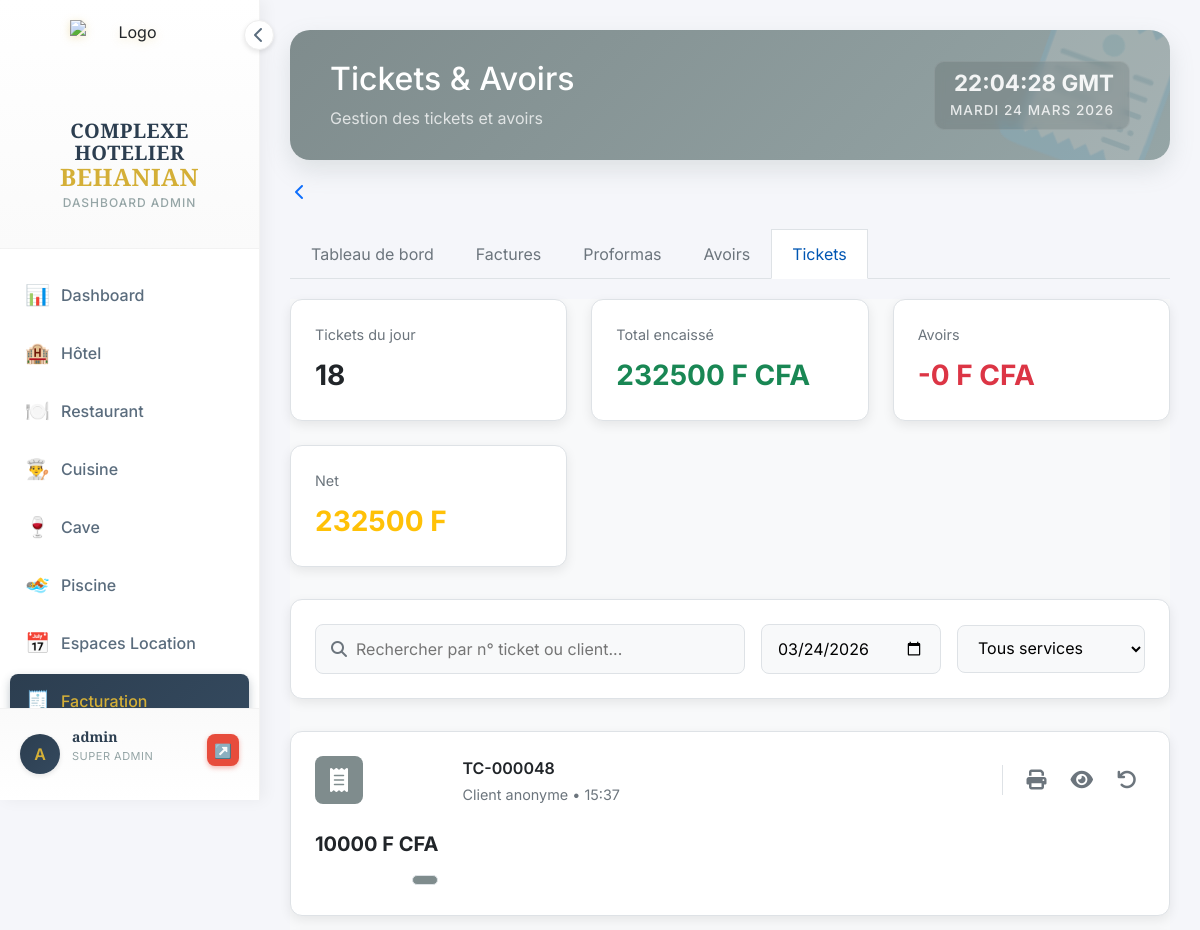
/facturation/tickets/ (signed in, upper part), run on an earlier commit of the app's database.
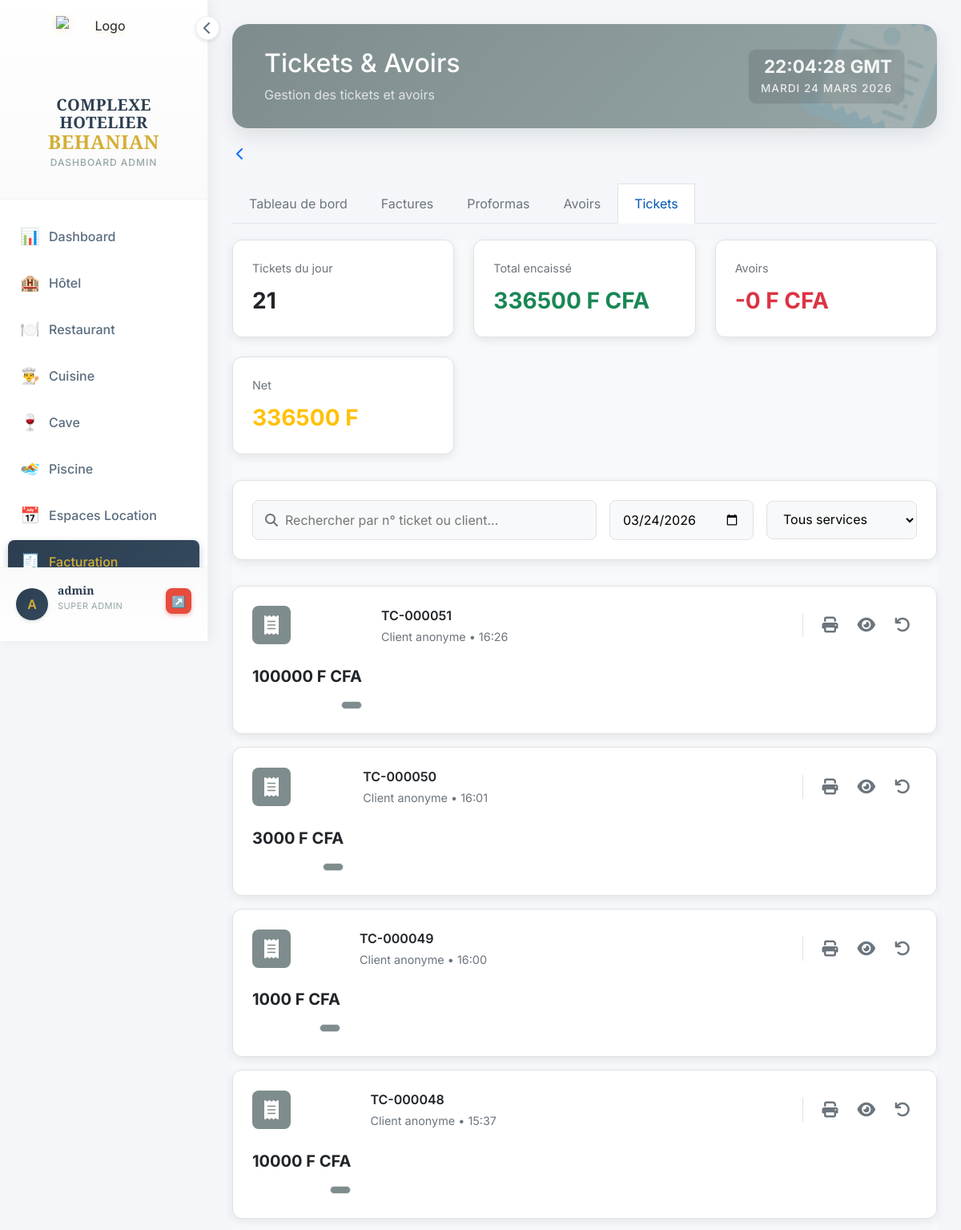
And on a later commit of the database.
### facturation/models.py (models this page shows, shortened)
class Ticket(models.Model):
    MODULE_CHOICES = [
        ('hotel', 'Hôtel'),
        ('restaurant', 'Restaurant'),
        ('caisse', 'Caisse'),
        ('piscine', 'Piscine'),
        ('cave', 'Cave'),
        ('autre', 'Autre'),
    ]
    numero = models.CharField(max_length=50, unique=True)
    module = models.CharField(max_length=20, choices=MODULE_CHOICES)
    date_creation = models.DateTimeField(default=timezone.now)
    montant_total = models.DecimalField(max_digits=10, decimal_places=2)
    client = models.ForeignKey(Client, on_delete=models.SET_NULL, null=True, blank=True)
    PAIEMENT_CHOICES = [
        ('especes', 'Espèces'),
        ('mobile_money', 'Mobile Money'),
        ('orange_money', 'Orange Money'),
        ('wave', 'Wave'),
        ('moov_money', 'Moov Money'),
        ('mtn_money', 'MTN Mobile Money'),
        ('carte_bancaire', 'Carte Bancaire'),
        ('carte', 'Carte Bancaire'), # Alias pour compatibilité
        ('cheque', 'Chèque'),
        ('virement', 'Virement'),
        ('cave', 'Cave'),
        ('autre', 'Autre'),
    ]
    mode_paiement = models.CharField(max_length=50, choices=PAIEMENT_CHOICES, default='especes')
    montant_paye = models.DecimalField(max_digits=10, decimal_places=2, default=0)
    cree_par = models.ForeignKey(User, on_delete=models.SET_NULL, null=True, blank=True)
    contenu = models.TextField(help_text="Contenu détaillé du ticket")
    imprime = models.BooleanField(default=False)
    date_impression = models.DateTimeField(blank=True, null=True)
    est_duplicata = models.BooleanField(default=False, help_text="Indique si c'est une réimpression")
    objet_id = models.IntegerField(blank=True, null=True, help_text="ID de l'objet dans le module d'origine")
    class Meta:
        ordering = ['-date_creation']

### facturation/views.py (the view)
# urls.py: path('tickets/', views.ticket_list, name='ticket_list'),
@require_module_access('facturation')
def ticket_list(request):
    today = timezone.now().date()
    selected_date_str = request.GET.get('date', today.strftime('%Y-%m-%d'))
    try:
        selected_date = timezone.datetime.strptime(selected_date_str, '%Y-%m-%d').date()
    except (ValueError, TypeError):
        selected_date = today
    tickets = Ticket.objects.filter(date_creation__date=selected_date, imprime=True).order_by('-date_creation')
    service_filter = request.GET.get('service')
    if service_filter:
        tickets = tickets.filter(service__id=service_filter)
    query = request.GET.get('q')
    if query:
        tickets = tickets.filter(
            Q(numero__icontains=query) | Q(client__nom__icontains=query)
        )
    tickets_today_count = tickets.count()
    total_collected = tickets.aggregate(total=Sum('montant_total'))['total'] or Decimal('0')
    total_avoirs = Avoir.objects.filter(date_creation__date=selected_date).aggregate(total=Sum('total'))['total'] or Decimal('0')
    net_total = total_collected - total_avoirs
    stats = {
        'tickets_today_count': tickets_today_count,
        'total_collected': total_collected,
        'total_avoirs': total_avoirs,
        'net_total': net_total,
    }
    services = Service.objects.all()
    context = {
        'tickets': tickets,
        'services': services,
        'stats': stats,
        'today': selected_date,
    }
    return render(request, 'facturation/ticket_list.html', context)

### utils/permissions.py (called while the page is built, shortened)
def get_user_groups(user):
    return list(user.groups.values_list('name', flat=True))

def user_has_access(user, module):
    if not user.is_authenticated:
        return False
    if user.is_superuser:
        return True

def require_module_access(module):
    def decorator(view_func):
        @wraps(view_func)
        @login_required
        def wrapper(request, *args, **kwargs):
            if not user_has_access(request.user, module):
                messages.error(request,
                    "Accès refusé — vous n'avez pas les droits pour accéder à ce module.")
                return redirect('dashboard:index')
            return view_func(request, *args, **kwargs)
        return wrapper
    return decorator

def get_accessible_modules(user):
    if user.is_superuser:
        return ['dashboard', 'hotel', 'restaurant', 'bar', 'cuisine',
                'piscine', 'boite_nuit', 'espaces', 'caisse', 'facturation',
                'parametres', 'users']

### templates/facturation/ticket_list.html (shortened to what the changed rows need)
{% extends 'dashboard/base_dashboard.html' %}
{% load static %}
{% load i18n %}
{% block content %}
<div class="header-glam facturation-watermark">
    <div class="header-content">
        <h2>Tickets & Avoirs</h2>
    </div>
</div>
<div class="tickets-avoirs-page">
    <div class="stats-grid">
        <div class="stat-card">
            <div class="stat-title">{% trans "Tickets du jour" %}</div>
            <div class="stat-value">{{ stats.tickets_today_count|default:"0" }}</div>
        </div>
        <div class="stat-card">
            <div class="stat-title">{% trans "Total encaissé" %}</div>
            <div class="stat-value positive">{{ stats.total_collected|default:"0"|floatformat:"-2" }} F CFA</div>
        </div>
        <div class="stat-card">
            <div class="stat-title">{% trans "Net" %}</div>
            <div class="stat-value neutral">{{ stats.net_total|default:"0"|floatformat:0 }} F</div>
        </div>
    </div>
    <div class="ticket-list" id="ticketList">
        {% for ticket in tickets %}
        <div class="ticket-item">
            {% with service_class=ticket.service.nom|slugify|default:"default" %}
            <div class="service-icon {{ service_class }}">
                {% if service_class == 'restaurant' %}<i class="fas fa-utensils"></i>
                {% elif service_class == 'bar' %}<i class="fas fa-cocktail"></i>
                {% elif service_class == 'piscine' %}<i class="fas fa-swimmer"></i>
                {% elif service_class == 'hotel' %}<i class="fas fa-bed"></i>
                {% elif service_class == 'espaces-location' %}<i class="fas fa-map-marked-alt"></i>
                {% else %}<i class="fas fa-receipt"></i>{% endif %}
            </div>
            <div class="ticket-info">
                <div class="ticket-id">{{ ticket.numero }}</div>
                <div class="ticket-details">
                    Client {{ ticket.client.nom|default:"anonyme" }} • {{ ticket.date_creation|date:"H:i" }}
                </div>
            </div>
            <div class="ticket-meta">
                <div class="amount">{{ ticket.montant_total|floatformat:"-2" }} F CFA</div>
                <span class="service-tag {{ service_class }}">{{ ticket.service.nom }}</span>
            </div>
            <div class="ticket-actions">
                <a href="{% url 'facturation:ticket_reprint' ticket.pk %}" class="action-btn" title="Rappel Ticket (Format Thermique)" target="_blank">
                    <i class="fas fa-print"></i>
                </a>
                <a href="{% url 'facturation:ticket_detail' ticket.pk %}" class="action-btn print-btn" title="Détails du ticket">
                    <i class="fas fa-eye"></i>
                </a>
                <a href="{% url 'facturation:create_avoir_from_ticket' ticket.pk %}" class="action-btn avoir-btn" title="Créer un avoir" onclick="return confirm('Voulez-vous créer un avoir pour ce ticket ?');">
                    <i class="fas fa-undo"></i>
                </a>
            </div>
            {% endwith %}
        </div>
        {% empty %}
        <div class="stat-card" style="text-align: center;">
            <p>{% trans "Aucun ticket trouvé pour les filtres sélectionnés." %}</p>
        </div>
        {% endfor %}
    </div>
</div>
{% endblock %}

What changed in the data, as far as the page shows it:
added Ticket: numero "TC-000051", client.nom "anonyme", date_creation "16:26", montant_total "100000"
added Ticket: numero "TC-000050", client.nom "anonyme", date_creation "16:01", montant_total "3000"
added Ticket: numero "TC-000049", client.nom "anonyme", date_creation "16:00", montant_total "1000"
Also different on the page:
{{ stats.tickets_today_count|default:"0" }}: "18" → "21"
{{ stats.total_collected|default:"0"|floatformat:"-2" }}: "232500" → "336500"
{{ stats.net_total|default:"0"|floatformat:0 }}: "232500" → "336500"
